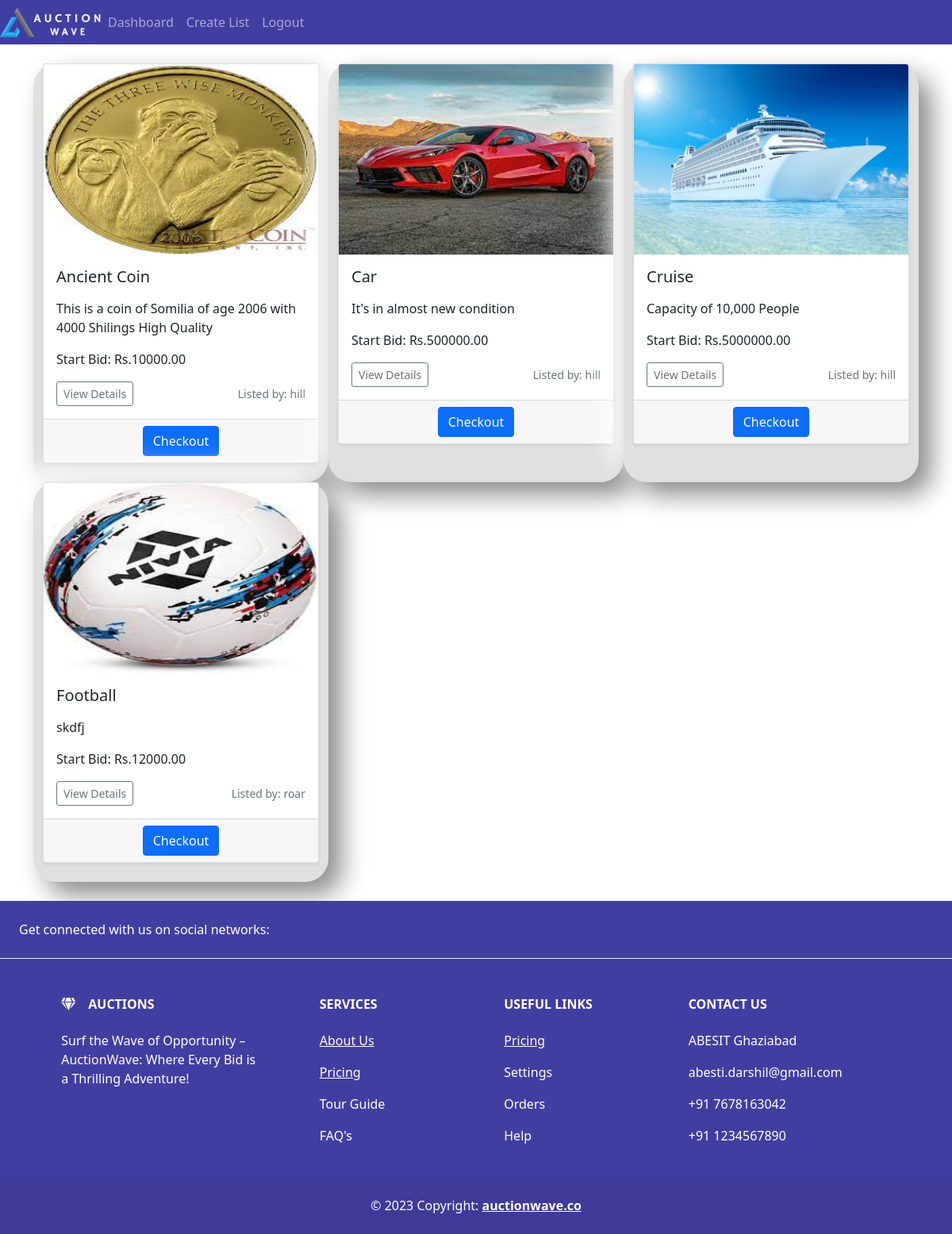
Page /dashboard (signed in) on the committed database.
### myapp/models.py (models this page shows, shortened)
class Product(models.Model):#changed
    name=models.CharField(max_length=256,null=False)#changed
    brand=models.CharField(max_length=256,null=True, default="")
    description=models.CharField(max_length=512,default="",null=True)
    start_bid=models.DecimalField(max_digits=10, decimal_places=2)
    image=models.ImageField(upload_to='myapp/images',null=False)
    lister=models.ForeignKey(User, on_delete=models.CASCADE,null=False)
    date=models.DateField(default=now, editable=False)

### myapp/views.py (the view)
# urls.py: path('dashboard',views.dashboard,name='dashboard'),
@login_required(login_url="my_login") # for protecting the view of dashboard called as csrf protection
def dashboard(request):
    products = Product.objects.all()
    return render(request,'myapp/dashboard.html', {
        'object': products},)

### myapp/templates/myapp/dashboard.html (shortened to what this page needs)
{% extends "myapp/mainComponents/layout.html" %}
{% load static %}
{% block head %}
<link href="https://maxcdn.bootstrapcdn.com/font-awesome/4.3.0/css/font-awesome.min.css" rel="stylesheet">
<link rel="stylesheet" href="https://cdn.jsdelivr.net/npm/bootstrap@5.0.2/dist/css/bootstrap.min.css">
{% endblock head %}
{% block body %}
<div class="container">
    <div class="row">
      {% for object in object %}
        <div class="col-md-4 neo">
          <div class="card mb-4 shadow-sm">
            {% if object.image %}
              <a href="{% url 'listingpage' object.id %}">
                  <img  class="card-img-top" style="width: 100%; height: 15rem" src="{{ object.image }}" alt="{{ object.name }}">
              </a>
            {% else %}
              <a href="{% url 'listingpage' object.id %}" >
                  <img class="card-img-top" style="width: 100%; height: 15rem;" src="https://i.ibb.co/T8nxLQT/No-Image-Available.png" alt="No-Image" >
              </a>
            {% endif %}
            <div class="card-body">
              <h5 class="card-title">{{ object.name }}</h5>
              <p class="card-text">{{ object.description }}</p>
              <p class="card-text">Start Bid: Rs.{{ object.start_bid }}</p>
              <div class="d-flex justify-content-between align-items-center">
                <div class="btn-group">
                  <a href="#" class="btn btn-sm btn-outline-secondary">View Details</a>
                </div>
                <small class="text-muted">Listed by: {{ object.lister.username }}</small>
              </div>
            </div>
            <div class="card-footer text-center">
              <a href="#" class="btn btn-primary">Checkout</a>
            </div>
          </div>
        </div>
      {% endfor %}
    </div>
  </div>
      {% endblock body %}

### myapp/templates/myapp/mainComponents/layout.html (shortened to what this page needs)
{% load static %}
<!DOCTYPE html>
<html lang="en">
<head>
    <link href="https://cdn.jsdelivr.net/npm/bootstrap@5.3.2/dist/css/bootstrap.min.css" rel="stylesheet" />
    <link rel="stylesheet" href="https://cdnjs.cloudflare.com/ajax/libs/font-awesome/4.7.0/css/font-awesome.min.css">
    <link rel="stylesheet" href="https://maxcdn.bootstrapcdn.com/bootstrap/4.3.1/css/bootstrap.min.css">
    <link rel="stylesheet" href="https://cdnjs.cloudflare.com/ajax/libs/font-awesome/5.15.3/css/all.min.css" />
    <link href="https://cdn.jsdelivr.net/npm/bootstrap@5.3.2/dist/css/bootstrap.min.css" rel="stylesheet">
        {% block head %}{% endblock head %}
</head>
<body>
    <header>
        <nav class="navbar navbar-expand-lg navbar-dark bg-dark sticky-top custom-bg-color">
            <a href="/"><img class="navlogo" src={% static "myapp/homeComponents/images/logo3.jpg" %} alt="Logo"/></a>
            <div class="collapse navbar-collapse" id="navbarNav">
                <ul class="navbar-nav">
                    <li class="nav-item">
                        <a class="nav-link" href="/dashboard">Dashboard</a>
                    </li>
                    <li class="nav-item">
                        <a class="nav-link" href="/create">Create List</a>
                    </li>
                    <li class="nav-item">
                        {% if user.is_authenticated %}
                        <a class="nav-link px-xxl-5" href="/logout">Logout</a>
                        {% else %}
                        <a class="nav-link px-xxl-5" href="/my_login">Login</a>
                        {% endif %}
                    </li>
                </ul>
            </div>
        </nav>
    </header>
    <br>
    {% block body %}
    {% endblock body %}
    <br>
    <footer>
        <footer class="text-center text-lg-start bg-body-tertiary text-muted sticky-bottom custom-color custom-bg-color">
            <section class="d-flex justify-content-center justify-content-lg-between p-4 border-bottom">
                <div class="me-5 d-none d-lg-block">
                    <span>Get connected with us on social networks:</span>
                </div>
            </section>
            <section class="">
                <div class="container text-center text-md-start mt-5">
                    <div class="row mt-3">
                        <div class="col-md-3 col-lg-4 col-xl-3 mx-auto mb-4">
                            <h6 class="text-uppercase fw-bold mb-4">
                                <i class="fas fa-gem me-3"></i>Auctions
                            </h6>
                            <p>
                                Surf the Wave of Opportunity – AuctionWave: Where Every Bid is a Thrilling Adventure!
                            </p>
                        </div>
                        <div class="col-md-2 col-lg-2 col-xl-2 mx-auto mb-4">
                            <h6 class="text-uppercase fw-bold mb-4">
                                Services
                            </h6>
                            <p>
                                <a href="/about" class="text-reset">About Us</a>
                            </p>
                            <p>
                                <a href="/pricing" class="text-reset">Pricing</a>
                            </p>
                            <p>
                                <a class="text-reset">Tour Guide</a>
                            </p>
                            <p>
                                <a class="text-reset">FAQ's</a>
                            </p>
                        </div>
                        <div class="col-md-3 col-lg-2 col-xl-2 mx-auto mb-4">
                            <h6 class="text-uppercase fw-bold mb-4">
                                Useful links
                            </h6>
                            <p>
                                <a href="/pricing" class="text-reset">Pricing</a>
                            </p>
                            <p>
                                <a class="text-reset">Settings</a>
                            </p>
                            <p>
                                <a class="text-reset">Orders</a>
                            </p>
                            <p>
                                <a class="text-reset">Help</a>
                            </p>
                        </div>
                        <div class="col-md-4 col-lg-3 col-xl-3 mx-auto mb-md-0 mb-4">
                            <h6 class="text-uppercase fw-bold mb-4">Contact US</h6>
                            <p>
                                ABESIT Ghaziabad</p>
                            <p>
                                abesti.darshil@gmail.com
                            </p>
                            <p>
                                 +91 7678163042</p>
                            <p>
                                 +91 1234567890</p>
                        </div>
                    </div>
                </div>
            </section>
            <div class="text-center p-4" style="background-color: rgba(0, 0, 0, 0.05);">
                © 2023 Copyright:
                <a class="text-reset fw-bold" href="https://mdbootstrap.com/">auctionwave.co</a>
            </div>
        </footer>
    </footer>
</body>
</html>

### myapp/templates/myapp/mainComponents/layout.html (style rules this page uses)
.custom-bg-color { background-color: #413EA1 !important; }
.custom-color { color:white !important; }
.navlogo { width:8em; }

### myapp/templates/myapp/dashboard.html (style rules this page uses)
.neo { border-radius: 29px; background: #e0e0e0; box-shadow: 16px 16px 32px #8b8b8b, -16px -16px 32px #ffffff; }

### rows in the picture
Product: image (picture), name "Ancient Coin", description "This is a coin of Somilia of age 2006 with 4000 Shilings High Quality", start_bid "10000.00", lister.username "hill"
Product: image (picture), name "Car", description "It's in almost new condition", start_bid "500000.00", lister.username "hill"
Product: image (picture), name "Cruise", description "Capacity of 10,000 People", start_bid "5000000.00", lister.username "hill"
Product: image (picture), name "Football", description "skdfj", start_bid "12000.00", lister.username "roar"
